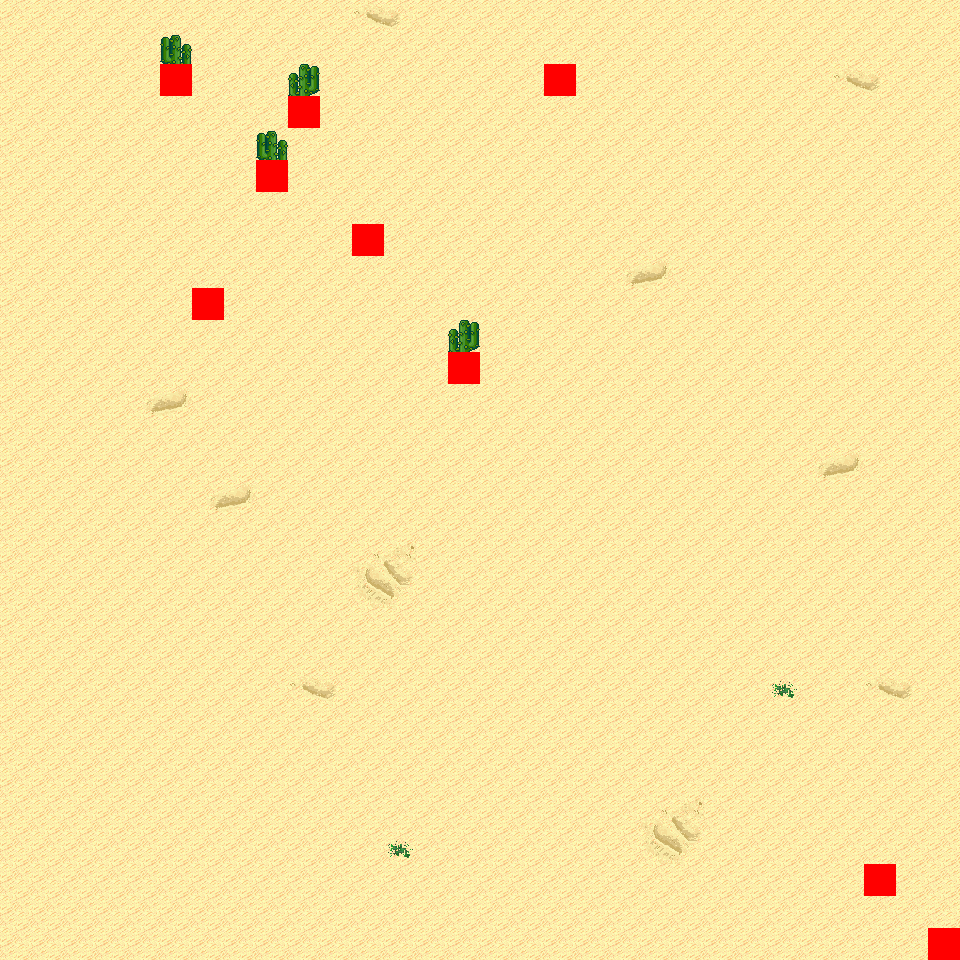

This game map was drawn from its Tiled (.tmx) file and the tilesets committed beside it. A one-line description and the trimmed map source follow:
An orthogonal 30x30 tile map with 32x32 px tiles, 6 tile layers (Ground, Object, Object2, Above, ...), 10 tilesets and 3 objects (3x mapExit).

<map version="1.0" orientation="orthogonal" renderorder="right-down" width="30" height="30" tilewidth="32" tileheight="32" nextobjectid="4">
  <tileset firstgid="1" name="tileset_logic_collision" tilewidth="32" tileheight="32" tilecount="1" columns="1">
    <image source="../drawable/tileset_logic_collision.png" width="32" height="32" />
  </tileset>
  <tileset firstgid="2" name="tileset_ground_ground" tilewidth="32" tileheight="32" tilecount="33" columns="3">
    <image source="../drawable/tileset_ground_ground.png" width="96" height="352" />
  </tileset>
  <tileset firstgid="35" name="tileset_ground_ridge_earth_pale" tilewidth="32" tileheight="32" tilecount="96" columns="12">
    <image source="../drawable/tileset_ground_ridge_earth_pale.png" width="384" height="256" />
  </tileset>
  <tileset firstgid="131" name="tileset_ground_ridge_earth_dark" tilewidth="32" tileheight="32" tilecount="96" columns="12">
    <image source="../drawable/tileset_ground_ridge_earth_dark.png" width="384" height="256" />
  </tileset>
  <tileset firstgid="227" name="tileset_terrain_desert" tilewidth="32" tileheight="32" tilecount="88" columns="8">
    <image source="../drawable/tileset_terrain_desert.png" width="256" height="352" />
  </tileset>
  <tileset firstgid="315" name="tileset_ground_ladder_horizontal_dark" tilewidth="32" tileheight="32" tilecount="3" columns="1">
    <image source="../drawable/tileset_ground_ladder_horizontal_dark.png" width="32" height="96" />
  </tileset>
  <tileset firstgid="318" name="tileset_plant_bush_various_small" tilewidth="32" tileheight="32" tilecount="9" columns="3">
    <image source="../drawable/tileset_plant_bush_various_small.png" width="96" height="96" />
  </tileset>
  <tileset firstgid="327" name="tileset_plant_cactus_2" tilewidth="32" tileheight="32" tilecount="10" columns="5">
    <image source="../drawable/tileset_plant_cactus_2.png" width="160" height="64" />
  </tileset>
  <tileset firstgid="337" name="tileset_plant_tree_evergreen" tilewidth="32" tileheight="32" tilecount="36" columns="3">
    <image source="../drawable/tileset_plant_tree_evergreen.png" width="96" height="384" />
  </tileset>
  <tileset firstgid="373" name="tileset_ground_sand_2" tilewidth="32" tileheight="32" tilecount="15" columns="5">
    <image source="../drawable/tileset_ground_sand_2.png" width="160" height="96" />
  </tileset>
  <layer name="Ground" width="30" height="30">
    <data>[900 cells, 900 non-empty, 11 distinct tile ids]</data>
  </layer>
  <layer name="Object" width="30" height="30">
    <data>[900 cells, 8 non-empty, 3 distinct tile ids]</data>
  </layer>
  <layer name="Object2" width="30" height="30">
    <data>[900 cells, 0 non-empty, 0 distinct tile ids]</data>
  </layer>
  <layer name="Above" width="30" height="30">
    <data>[900 cells, 4 non-empty, 2 distinct tile ids]</data>
  </layer>
  <layer name="Above2" width="30" height="30">
    <data>[900 cells, 0 non-empty, 0 distinct tile ids]</data>
  </layer>
  <layer name="Walkable" width="30" height="30">
    <data>[900 cells, 9 non-empty, 1 distinct tile ids]</data>
  </layer>
  <objectgroup name="MapEvents">
    <object id="1" name="north" type="mapExit" x="0" y="0" width="960" height="32">
      <properties>
        <property name="map" value="level_0_x25_y130" />
        <property name="x" value="0" />
        <property name="y" value="28" />
      </properties>
    </object>
    <object id="2" name="south" type="mapExit" x="0" y="928" width="928" height="32">
      <properties>
        <property name="map" value="level_0_x25_y132" />
        <property name="x" value="0" />
        <property name="y" value="1" />
      </properties>
    </object>
    <object id="3" name="east" type="mapExit" x="928" y="0" width="32" height="928">
      <properties>
        <property name="map" value="level_0_x26_y131" />
        <property name="x" value="1" />
        <property name="y" value="0" />
      </properties>
    </object>
  </objectgroup>
</map>
